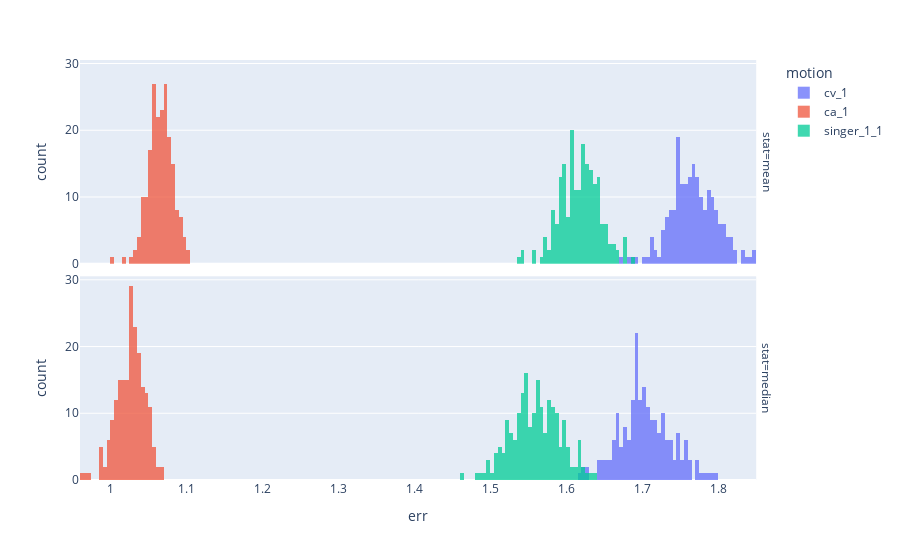

Notebook cell for this chart:
### Code cell
fig = ex.histogram(df.melt(['motion'], ['mean', 'median'], 'stat', 'err'), x='err', color='motion', facet_row='stat', nbins=200)
fig.update_traces(opacity=0.75)
fig.update_layout(barmode='overlay')
fig

### Figure 1 — Plotly figure (JSON) as saved in the notebook; plotly's stock layout.template omitted (floating-point values rounded to 4 significant figures; data arrays with more than 128 entries replaced by an {"elided": "..."} marker saying what was removed)
{"data": [{"alignmentgroup": "True", "bingroup": "x", "hovertemplate": "motion=cv_1<br>stat=mean<br>err=%{x}<br>count=%{y}<extra></extra>", "legendgroup": "cv_1", "marker": {"color": "#636efa", "pattern": {"shape": ""}}, "name": "cv_1", "nbinsx": 200, "offsetgroup": "cv_1", "opacity": 0.75, "orientation": "v", "showlegend": true, "type": "histogram", "x": {"elided": "200 float values"}, "xaxis": "x2", "yaxis": "y2"}, {"alignmentgroup": "True", "bingroup": "x", "hovertemplate": "motion=cv_1<br>stat=median<br>err=%{x}<br>count=%{y}<extra></extra>", "legendgroup": "cv_1", "marker": {"color": "#636efa", "pattern": {"shape": ""}}, "name": "cv_1", "nbinsx": 200, "offsetgroup": "cv_1", "opacity": 0.75, "orientation": "v", "showlegend": false, "type": "histogram", "x": {"elided": "200 float values"}, "xaxis": "x", "yaxis": "y"}, {"alignmentgroup": "True", "bingroup": "x", "hovertemplate": "motion=ca_1<br>stat=mean<br>err=%{x}<br>count=%{y}<extra></extra>", "legendgroup": "ca_1", "marker": {"color": "#EF553B", "pattern": {"shape": ""}}, "name": "ca_1", "nbinsx": 200, "offsetgroup": "ca_1", "opacity": 0.75, "orientation": "v", "showlegend": true, "type": "histogram", "x": {"elided": "200 float values"}, "xaxis": "x2", "yaxis": "y2"}, {"alignmentgroup": "True", "bingroup": "x", "hovertemplate": "motion=ca_1<br>stat=median<br>err=%{x}<br>count=%{y}<extra></extra>", "legendgroup": "ca_1", "marker": {"color": "#EF553B", "pattern": {"shape": ""}}, "name": "ca_1", "nbinsx": 200, "offsetgroup": "ca_1", "opacity": 0.75, "orientation": "v", "showlegend": false, "type": "histogram", "x": {"elided": "200 float values"}, "xaxis": "x", "yaxis": "y"}, {"alignmentgroup": "True", "bingroup": "x", "hovertemplate": "motion=singer_1_1<br>stat=mean<br>err=%{x}<br>count=%{y}<extra></extra>", "legendgroup": "singer_1_1", "marker": {"color": "#00cc96", "pattern": {"shape": ""}}, "name": "singer_1_1", "nbinsx": 200, "offsetgroup": "singer_1_1", "opacity": 0.75, "orientation": "v", "showlegend": true, "type": "histogram", "x": {"elided": "200 float values"}, "xaxis": "x2", "yaxis": "y2"}, {"alignmentgroup": "True", "bingroup": "x", "hovertemplate": "motion=singer_1_1<br>stat=median<br>err=%{x}<br>count=%{y}<extra></extra>", "legendgroup": "singer_1_1", "marker": {"color": "#00cc96", "pattern": {"shape": ""}}, "name": "singer_1_1", "nbinsx": 200, "offsetgroup": "singer_1_1", "opacity": 0.75, "orientation": "v", "showlegend": false, "type": "histogram", "x": {"elided": "200 float values"}, "xaxis": "x", "yaxis": "y"}], "layout": {"annotations": [{"font": {}, "showarrow": false, "text": "stat=median", "textangle": 90, "x": 0.98, "xanchor": "left", "xref": "paper", "y": 0.2425, "yanchor": "middle", "yref": "paper"}, {"font": {}, "showarrow": false, "text": "stat=mean", "textangle": 90, "x": 0.98, "xanchor": "left", "xref": "paper", "y": 0.7575, "yanchor": "middle", "yref": "paper"}], "autosize": true, "barmode": "overlay", "legend": {"title": {"text": "motion"}, "tracegroupgap": 0}, "margin": {"t": 60}, "xaxis": {"anchor": "y", "autorange": true, "domain": [0, 0.98], "range": [0.96, 1.85], "title": {"text": "err"}, "type": "linear"}, "xaxis2": {"anchor": "y2", "autorange": true, "domain": [0, 0.98], "matches": "x", "range": [0.96, 1.85], "showticklabels": false, "type": "linear"}, "yaxis": {"anchor": "x", "autorange": true, "domain": [0, 0.485], "range": [0, 30.53], "title": {"text": "count"}}, "yaxis2": {"anchor": "x2", "autorange": true, "domain": [0.515, 1], "matches": "y", "range": [0, 30.53], "title": {"text": "count"}}}}
